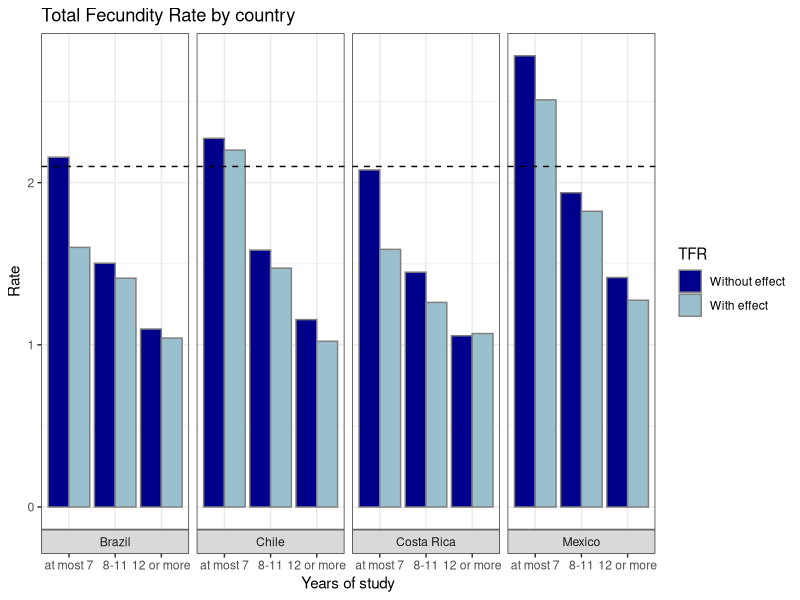
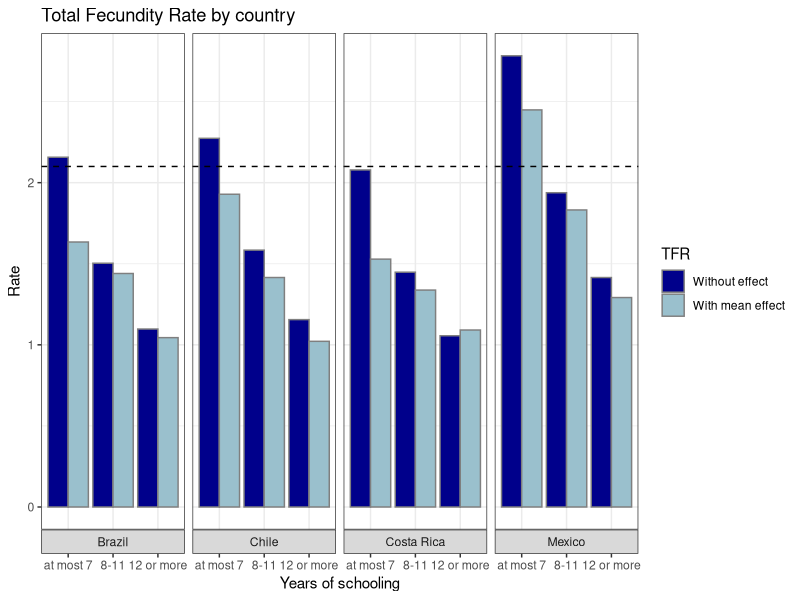

The R source for these figures, in order:
### Load the required packages --------------------------- 

library(readr)
library(dplyr)
library(readxl)
library(writexl)
library(zoo)
library(ggplot2)

### Load the data --------------------------------

#Load the data of percentage variation of births
data = read.csv("data/Variation_of_births.csv", sep = ";")

#Load the estimated total fecundity Rates (TFR) 
TFE<-read_csv("data/wcde_data.csv",skip=8)

#At the end, we didn't consider Cuba in the study. Let's remove it from the database
TFE<-TFE[TFE$Area!="Cuba",]

### Create the dataset -------------------

#The idea is modify the categories of education level and age group

#Desired table has the following structure

#Country | Years of study | TFR

## Categorize the education level in years  ----------------- 

YearsStudy <- function(YearsStudy) {
  if (YearsStudy %in% c("No Education", "Incomplete Primary", "Primary")) {
    return("at most 7")
  } else if (YearsStudy %in% c("Lower Secondary", "Upper Secondary")) {
    return("8-11")
  } else if (YearsStudy %in% c("Post Secondary")) {
    return("12 or more")
  } else {
    return(NA) # In case that there is another value
  }
}

## Obtain variable information ----------------------
# This function was used before, it obtains the country, age group and years of study that the variable name is referring

info_variable <- function(variable){
  
  #1.Get the years of study.
  # There are 3 possibel categories code as "07", "8" and "12" in the name of the column
  if (substr(variable,2,2)=="8"){
    StudyYears<-substr(variable,2,2)
  }else{StudyYears <- substr(variable, 2, 3)}
  
  #2. Now we are going to get the country of the variable. 
  
  #First we create a dictionary to interpret the country codes
  CountryLetter <- c("B" = "Brazil", "CR" = "Costa Rica", "M" = "Mexico", "CB" = "Cuba", "CH"="Chile")
  
  # Get the position (index) of the character that refers to the country in the column name
  InitialCountryPosition <- ifelse(StudyYears == "8", 3,4)
  
  # Get the country codes
  country_code <- substr(variable, InitialCountryPosition, ifelse(substr(variable, InitialCountryPosition + 1, InitialCountryPosition + 1) %in% c("0", "1", "2", "3", "4", "5", "6", "7", "8", "9"), InitialCountryPosition, InitialCountryPosition + 1))
  
  # Interpret the country code using the dictionary
  country <- ifelse(country_code %in% names(CountryLetter), CountryLetter[country_code], "Otro")
  
  # 3. Get the age group, which in most of the cases are the last 4 characters of the column name
  #   the group 40+ will be identified in a different way
  
  Age2 <- substr(variable, nchar(variable) - 1, nchar(variable))
  Age1 <- substr(variable, nchar(variable) - 3, nchar(variable)-2)
  
  # Get the interpretation of each StudyYears code-abbreviation
  if (StudyYears=="07"){
    text<-"at most 7"}else{if(StudyYears=="8"){text<-"8-11"}else{text<-"12 or more"}}
  
  # return all the information obtained in a vector
  return(c(StudyYears = text, country = country, Age1 = Age1,Age2=Age2))
}


#For practical use, we will create functions to obtain the country, age and study independently
country<-function(Variable){info_variable(Variable)[2]}
study_years<-function(Variable){info_variable(Variable)[1]}
Age<-function(Variable){
  #Here, we take in count the only Age group that is not coded in 4 characters, that is "40+"
  Age2<-info_variable(Variable)[4]
  if (Age2=="40"){return("40+")}else{
    paste(info_variable(Variable)[3],"-",info_variable(Variable)[4])}
}




## Calculate TFR by country and study years -----------------

#The given rates on the file, are given for per thousand women. In order to have the rate per woman, we divide the rate by a thousand

TFE$Rate<-TFE$Rate/1000

# Modify the values of the Age column, so both tables will have the same values in that column

TFE<-TFE %>% mutate(Age=gsub("--"," - ",Age))

# Categories "40-44" and "45-49" are unified in the category 40+

TFE[TFE$Age%in%c("40 - 44","45 - 49"),]["Age"]<-"40+"
#Now, we sum the rates grouped by the values in the other columns. This is made to sum the rates of the 2 categories that were merged
TFE<-aggregate(Rate~ Area+Period+Age+ Education,data=TFE,FUN=sum)

#Categorize the years of study given the education level using the YearsStudy function

TFE["Years_Study"]<-(sapply(TFE$Education,YearsStudy))

#We calculated the Total Fecundity Rate grouped by country, age and years of study

Rates <- aggregate(Rate ~ Area+Age+ Years_Study, data = TFE, FUN = mean)

#We take our reference motnh, July 2022

ReferenceDate<-data[data$Mes=="2022-07",]
ReferenceDate2<-data[data$Mes=="2021-07",]
year2022<-data[data$Mes>=as.yearmon("2022-1"),]
year2021<-data[data$Mes>=as.yearmon("2021-1") & data$Mes<as.yearmon("2022-1"),]

#Now, lets create a table with the variation of TFR by country
Variation<-NULL
for (Column in colnames(ReferenceDate)[2:length(colnames(ReferenceDate))]){
  Ag<-Age(Column)
  Pa<-country(Column)[[1]]
  if (Pa %in% c("Chile","Cuba")){ 
    Var<-ReferenceDate2[[Column]] #Variation of the specific month
    MeanVar<-colMeans(year2021[2:91])
    MeanVar<-MeanVar[[Column]] #Mean variation of 2021
  }else{
  Var<-ReferenceDate[[Column]]
  MeanVar<-colMeans(year2022[2:91])
  MeanVar<-MeanVar[[Column]]}
  Stu<-study_years(Column)[[1]]
  Fila<-data.frame(Area=Pa,Age=Ag,Years_Study=Stu,Var=Var, MeanVar=MeanVar)
  Variation<-rbind(Variation,Fila)
}


Variation[!(Variation$Age %in% c("15 - 19","20 - 24","25 - 29","30 - 34","35 - 39")),]["Age"]<-"40+"

#remove Cuba an outer countries that does not have any data.
Variation<-na.omit(Variation)

#Apply the pandemic on the TFR pf each group
Rates<-merge(Rates,Variation, by=c("Area","Age","Years_Study"))
Rates["WithEffect"]<-Rates$Rate*(1+Rates$Var/100)
Rates["WithEffectMean"]<-Rates$Rate*(1+Rates$MeanVar/100)

#Calculate the TFR without the effect of the pandemic
TFRProjected<-aggregate(Rate~Area+Years_Study,data=Rates,FUN=sum)
TFRProjected$Rate<-TFRProjected$Rate*5

#Calculate the TFR with the effect of the pandemic
TFRWithPandemic<-aggregate(WithEffect~Area+Years_Study,data=Rates,FUN=sum) #considering july
TFRWithPandemicMean<-aggregate(WithEffectMean~Area+Years_Study,data=Rates,FUN=sum) #considering the mean variation pf 2022

TFRWithPandemic$WithEffect<-TFRWithPandemic$WithEffect*5 #Each age group has a length of 5
TFRWithPandemicMean$WithEffectMean<-TFRWithPandemicMean$WithEffectMean*5
#Make a joint table of the TFR to make comparison easier.
TFR<-merge(TFRProjected,TFRWithPandemic,by=c("Area","Years_Study"))
TFR<-merge(TFR,TFRWithPandemicMean,by=c("Area","Years_Study"))
TFR<-TFR%>% arrange(Area,desc(Years_Study))
write_xlsx(TFR,"TFR.xlsx")

#Now, lets plot this variations to have a different view of the data

#With the effect of the variations of july
data_long <- tidyr::pivot_longer(TFR, cols = c(Rate, WithEffect), names_to = "TFR_Type", values_to = "Rate")

data_long$Years_Study <- factor(data_long$Years_Study, levels = c("at most 7", "8-11", "12 or more"))
ggplot(data_long, aes(x = Years_Study , y = Rate, 
                fill = TFR_Type))+theme_bw()+
  labs(title="Total Fecundity Rate by country")+xlab("Years of study")+
  geom_col(position = 'dodge', color = "gray50")+
  facet_grid( ~ Area, switch = "x")+
  scale_fill_manual(values = c("darkblue", "lightblue3"),
                    labels = c("Without effect", "With effect"),
                    name="TFR")+
  geom_hline(yintercept = 2.1, linetype = "dashed", color = "black")

#With the effect of the mean variations

data_long <- tidyr::pivot_longer(TFR, cols = c(Rate, WithEffectMean), names_to = "TFR_Type", values_to = "Rate")

data_long$Years_Study <- factor(data_long$Years_Study, levels = c("at most 7", "8-11", "12 or more"))
ggplot(data_long, aes(x = Years_Study , y = Rate, 
                      fill = TFR_Type))+theme_bw()+
  labs(title="Total Fecundity Rate by country")+xlab("Years of schooling")+
  geom_col(position = 'dodge', color = "gray50")+
  facet_grid( ~ Area, switch = "x")+
  scale_fill_manual(values = c("darkblue", "lightblue3"),
                    labels = c("Without effect", "With mean effect"),
                    name="TFR")+
  geom_hline(yintercept = 2.1, linetype = "dashed", color = "black")
